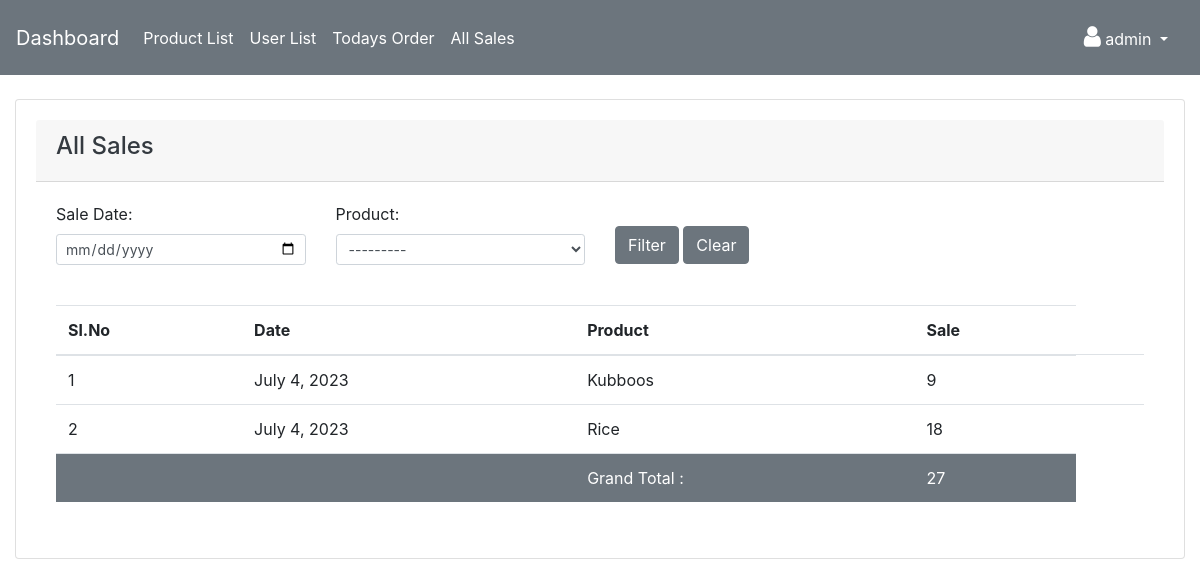
/mngr/all-orders (signed in), run on an earlier commit of the app's database.
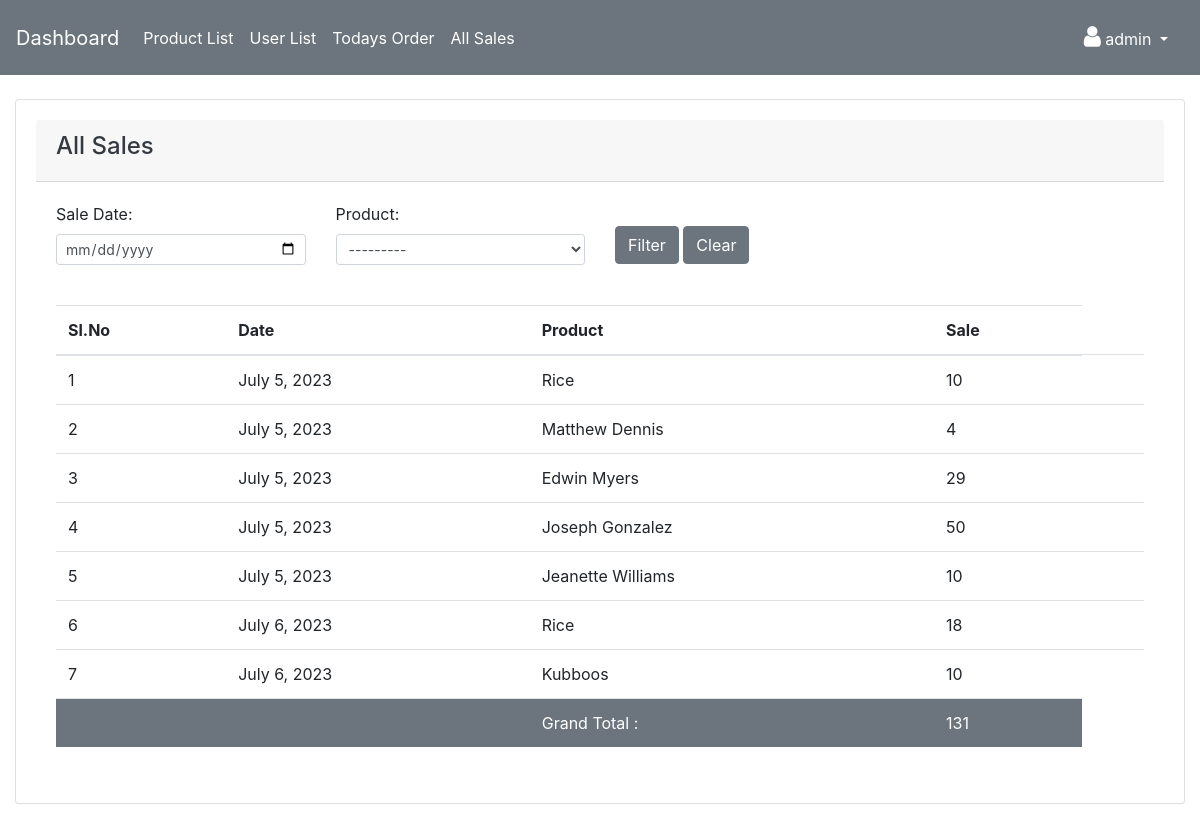
And on a later commit of the database.
### mngr/models.py (models this page shows)
class Sale(models.Model):
    sell_date = models.DateField()
    product = models.ForeignKey(Product,on_delete=models.DO_NOTHING)
    sell_count = models.IntegerField()
    created_by = models.ForeignKey(User,on_delete=models.DO_NOTHING)
    created_at = models.DateTimeField(auto_now_add=True)

class Product(models.Model):
    name = models.CharField(max_length=100)
    description = models.CharField(max_length=255)
    stock = models.IntegerField(null=True)
    created_by = models.ForeignKey(User,on_delete=models.CASCADE)
    created_at = models.DateTimeField(auto_now=True)
    def __str__(self):
        return self.name

### mngr/views.py (the view)
# urls.py: path('all-orders',views.allOrders,name='all_orders')
@login_required(login_url='/mngr/')
def allOrders(request):
    allOrders = Sale.objects.order_by('sell_date').all()
    saleFilter = SaleFilter()
    if request.method =='GET' and request.GET.get('filter') =='Clear':
        return redirect('all_orders')
    if request.method =='GET' and request.GET.get('filter') == 'Filter':
        saleFilter = SaleFilter(request.GET,queryset=allOrders)
        allOrders = saleFilter.qs
    grandTotal = allOrders.aggregate(total_sell_count = Sum('sell_count'))
    results = Paginator(allOrders,10)
    page_number = request.GET.get('page')
    page_obj = results.get_page(page_number)
    context = {
        'page_obj':page_obj,
        'grand_total':grandTotal['total_sell_count'],
        'saleFilter':saleFilter
    }
    return render(request,'sales/all_orders.html',context)

### mngr/templates/sales/all_orders.html (shortened to what this page needs)
{% extends 'adm_template.html' %}
{% block content %}
{% load crispy_forms_tags %}
<div class="row">
    <div class="col-md-12">
        <div class="card">
            <div class="card-header">
                <h4 class="text-dark">All Sales</h4>
              </div>
              <div class="card-body">
                <form action="" method="GET">
                  <div class="row">
                    <div class="col-lg-3">
                      <label for="">Sale Date:</label>
                      {{saleFilter.form.sell_date}}
                    </div>
                    <div class="col-lg-3">
                      <label for="">Product:</label>
                      {{saleFilter.form.product}}
                    </div>
                    <div class="col-lg-2 pt-4">
                      <input type="submit" class="btn btn-secondary" value="Filter" name="filter">
                      <input type="submit" class="btn btn-secondary" value="Clear" name="filter">
                    </div>
                  </div>
              </form>
              </div>
            <div class="card-body">
                <table class="table">
                    <thead>
                      <tr>
                        <th scope="col">Sl.No</th>
                        <th scope="col">Date</th>
                        <th scope="col">Product</th>
                        <th scope="col">Sale</th>
                      </tr>
                    </thead>
                    <tbody>
                        {% if page_obj %}
                        {% for item in page_obj %}
                        <tr>
                            <td>{{page_obj.start_index|add:forloop.counter0}}</td>
                            <td>{{ item.sell_date}}</td>
                            <td>{{ item.product}}</td>
                            <td>
                              {% if item.sell_count %}
                                {{ item.sell_count}}
                              {% else %}
                                N/A
                              {% endif %}</td>
                            <td>
                            </td>
                        </tr>
                        {% endfor %}
                         <tr class="bg-secondary text-white">
                            <td></td>
                            <td></td>
                            <td>Grand Total :</td>
                            <td>{{grand_total}}</td>
                        </tr>
                        {% endif %}
                    </tbody>
                  </table>
            </div>
          </div>
    </div>
</div>
{% endblock content %}

What changed in the data, as far as the page shows it:
removed Sale: start_index|add "1", sell_date "July 4, 2023", product "Kubboos", sell_count "9"
removed Sale: start_index|add "2", sell_date "July 4, 2023", product "Rice", sell_count "18"
added Sale: start_index|add "1", sell_date "July 5, 2023", product "Rice", sell_count "10"
added Sale: start_index|add "2", sell_date "July 5, 2023", product "Matthew Dennis", sell_count "4"
added Sale: start_index|add "3", sell_date "July 5, 2023", product "Edwin Myers", sell_count "29"
added Sale: start_index|add "4", sell_date "July 5, 2023", product "Joseph Gonzalez", sell_count "50"
added Sale: start_index|add "5", sell_date "July 5, 2023", product "Jeanette Williams", sell_count "10"
added Sale: start_index|add "6", sell_date "July 6, 2023", product "Rice", sell_count "18"
added Sale: start_index|add "7", sell_date "July 6, 2023", product "Kubboos", sell_count "10"
Also different on the page:
{{ grand_total }}: "27" → "131"
